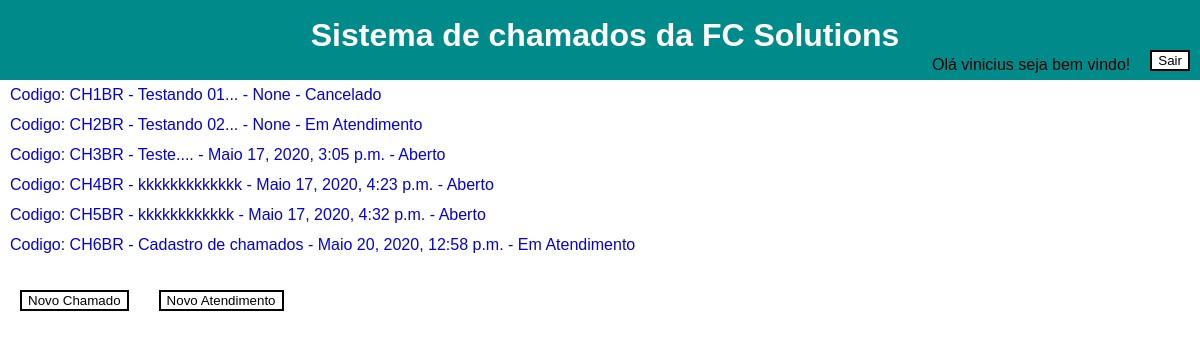
Page / (signed in) on the earlier database version.
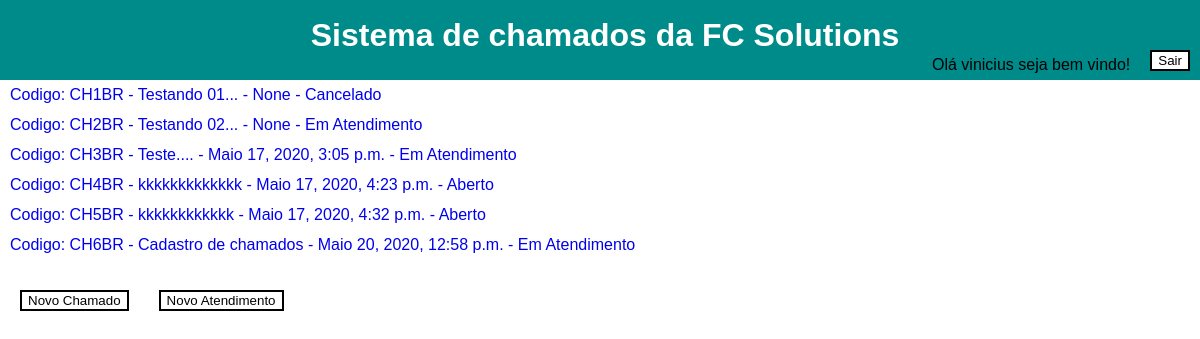
Same page on the later database version.
### Solutions/models.py (models this page shows, shortened)
class Chamado(models.Model):
    titulo = models.CharField('Titulo', max_length=128, blank=True, null=True)
    autor = models.ForeignKey(Funcionario, on_delete=models.CASCADE, blank=True, null=True)
    descricao = models.TextField('Descrição', max_length=500, blank=True, null=True)
    telefone = models.CharField('Telefone', max_length=20, blank=True, null=True)
    data_abertura = models.DateTimeField(auto_now_add=True, null=True)
    categoria = models.ForeignKey(Categoria, on_delete=models.CASCADE, blank=True, null=True)
    status = models.ForeignKey(Status, on_delete=models.CASCADE, blank=True, null=True)

class Status(models.Model):
    nome = models.CharField('Status', max_length=128, blank=True, null=True)

### Solutions/views.py (the view)
# urls.py: path('', incial, name='inicio'),
def incial(request):
    chamados = []
    if request.user.is_authenticated:
        if request.user.is_superuser:
            chamados = Chamado.objects.filter()
        else:
            chamados = Chamado.objects.filter(autor__usuario=request.user)
    else:
        return render(request, 'Solutions/erro_autenticacao.html', {})
    return render(request, 'Solutions/inicial.html', {'chamados':chamados})

### Solutions/templates/Solutions/inicial.html (shortened to what this page needs)
{% load static %}
<!DOCTYPE html>
<html>
<head>
    <link rel="stylesheet" href="{% static 'css/estilo.css' %}">
</head>
<body>
    <div class="menu">
        <h1 class="h1">Sistema de chamados da FC Solutions</h1>
        {% if user.is_authenticated %}
            <form style="float: right;" action="{% url 'logout' %}">
                <button class="botton">Sair</button>
            </form>
            <p class="logged-in-p" style="float: right;">
                Olá {{ user.username }} seja bem vindo!
            </p>
        {% endif %}
    </div>
    {% for chamado in chamados %}
        <a href="detalhes/{{ chamado.id }}"><p>Codigo: CH{{chamado.id}}BR - {{chamado.descricao}} - {{chamado.data_abertura}} - {{chamado.status.nome}}</p></a>
    {% endfor %}
    <br>
    <form action="/chamado" style="float: left;"><button class="botton">Novo Chamado</button></form>
    <form action="/atendimento" style="float: left;"><button class="botton">Novo Atendimento</button></form>
</body>
</html>

Differences in the rows shown:
changed Chamado "Maio 17, 2020, 3:05 p.m.": status.nome "Aberto" → "Em Atendimento"
